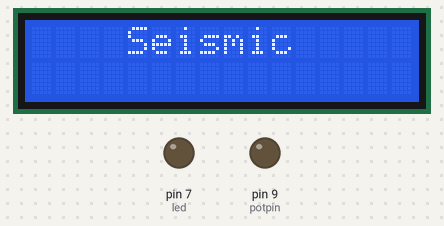
Bench run of a sketch on a simulated Arduino Uno, built with avr-gcc and run on an emulated ATmega328P. Parts: 16×2 character LCD, output pins drawn as LEDs (lit = HIGH). What the sketch prints to the serial monitor is not drawn.

Above: at 0.1 s.
At 3.2 s:
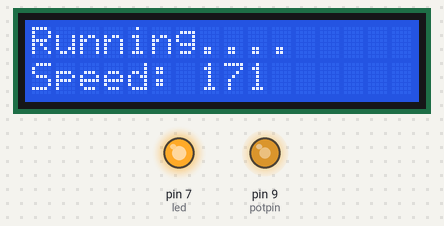
At 17.6 s:
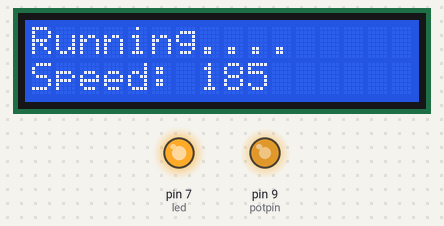
At 33.1 s:
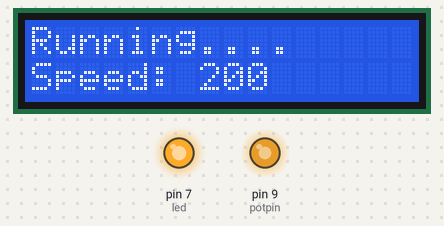
Timing chart, 0 to 34.6 s (numbered marks = the images above):
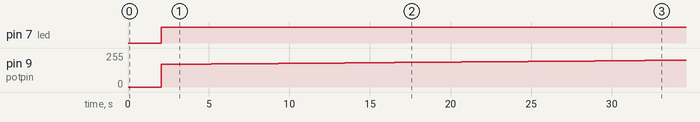

Measured:
- by itself, pin 7 (led): LOW → HIGH at 2.1 s
- by itself, pin 9 (potpin): moves from 0/255 to 200/255 over 31.0 s
- what the display in image 1 shows lasts 1.0 s, from 3.1 s to 4.1 s

The sketch:

seismic_v3.ino
```cpp
#include <Wire.h>
#include <LiquidCrystal_I2C.h>

int potpin = 9;       // speed output pin Arduino
int speeds = 170;     // initial speed
int increment = 1;    // speed increment
const int led = 7;

// Create a LiquidCrystal_I2C object with I2C address 0x27, 16 columns, and 2 rows
LiquidCrystal_I2C lcd(0x27, 16, 2);

void setup() {
  pinMode(potpin, OUTPUT);
  pinMode(led, OUTPUT);
  analogWrite(potpin, 0);

  lcd.begin(); // Initialize the LCD
  lcd.backlight();  // Turn on backlight
  lcd.setCursor(4, 0);
  lcd.print("Seismic");
  lcd.setCursor(3, 1);
  lcd.print("");
  Serial.begin(9600); // Initialize serial communication
  delay(2000); // Boot screen for 2 seconds
  lcd.clear();
}

void loop() {
  analogWrite(potpin, speeds);
  digitalWrite(led, HIGH);
  speeds = speeds + increment;

  delay(1000); // Duration between speeds

  if (speeds >= 201) {
    speeds = 201;
    increment = 0;
    delay(15000); // Continuous speed for 15 seconds
    speeds = 0; // After 15 seconds, speed is zero
  }

  lcd.setCursor(0, 0);
  lcd.print("Running....    "); // Pad spaces to clear previous text
  lcd.setCursor(0, 1);
  lcd.print("Speed:         "); // Pad spaces to clear previous text
  lcd.setCursor(7, 1);
  lcd.print(speeds);
  Serial.println(speeds);
}
```
